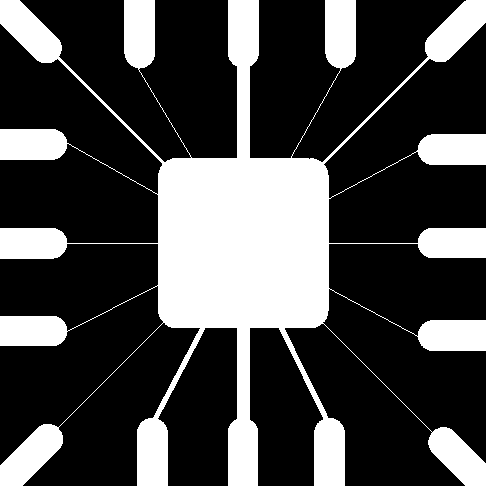
%> input picture wire.bmp, 486 x 486 px
$ octave T51.m   (GNU Octave 9; MATLAB toolbox functions it lacks are replaced by stand-ins)
%> lines starting %> are read from the running program, lines starting %| are printed output that depends on the picture; in (x1, y1, x2, y2) boxes, pixels count from 0 and x2, y2 are one past the last pixel; in counts of white or black regions, pixels touching at a corner belong together; the program's own positions count from 1
I=imread('wire.bmp');
%> I is the input picture: size 486x486x3 uint8; 28.1% white; 1 white region, box (x1, y1, x2, y2) and area: (0, 0, 486, 486) 66259
b=zeros(486,486);b(1:486,1:486)=I(1:486,1:486);
BW1=edge(b,'roberts',0);
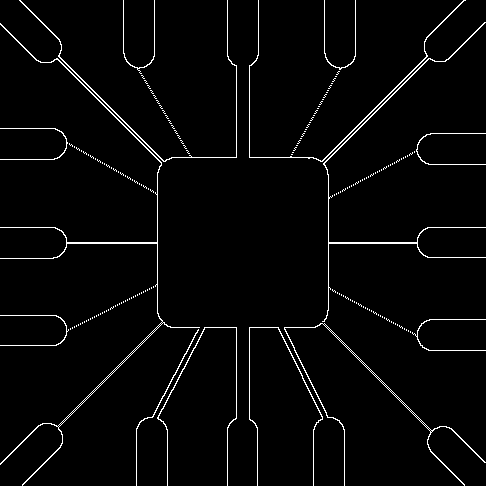
%> BW1: size 486x486 logical; 2.8% white in thin lines or dots
[BW1,thresh1]=edge(b,'roberts');
%> thresh1 = 65.97
figure;
%subplot(1,2,1);
imshow(BW1);
BW1=edge(b,'roberts',0.05);
figure;
%subplot(1,2,2);
imshow(BW1);

BW2=edge(b,'sobel');
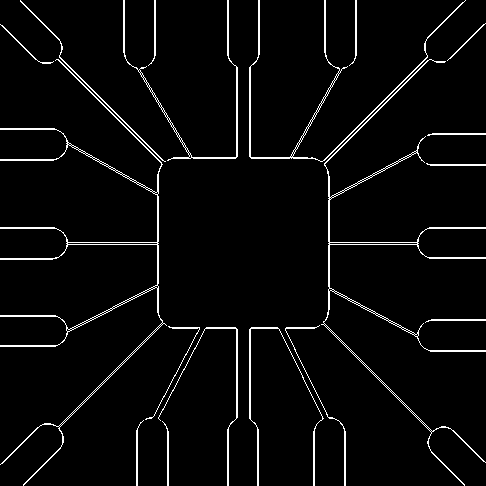
%> BW2: size 486x486 logical; 3.7% white in thin lines or dots
figure;
subplot(1,3,1);imshow(BW2);title('sobel检测');
[BW2,thresh2]=edge(b,'sobel');
%> thresh2 = 51.5
BW2=edge(b,'roberts',0.05,'horizontal');
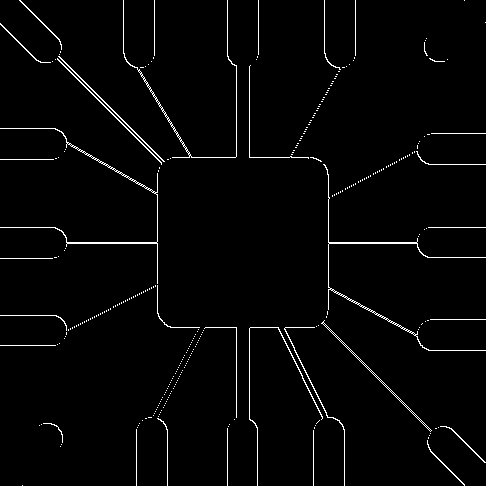
%> BW2: size 486x486 logical; 2.2% white in thin lines or dots
subplot(1,3,2);imshow(BW2);title('sobel水平检测');
BW2=edge(b,'roberts',0.05,'vertical');
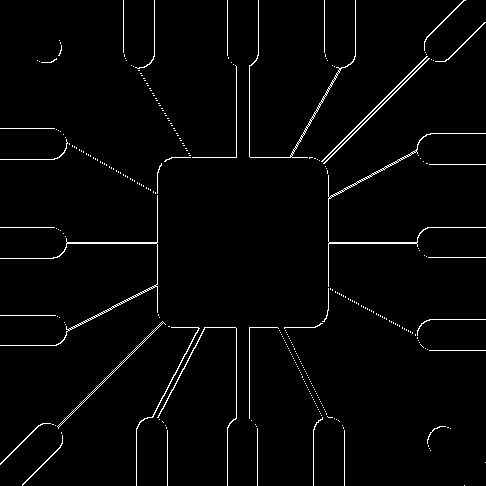
%> BW2: size 486x486 logical; 2.2% white in thin lines or dots
subplot(1,3,3);imshow(BW2);title('sobel垂直检测');

BW3=edge(b,'prewitt');
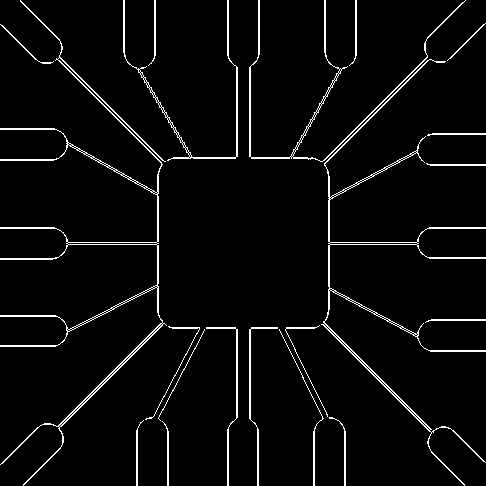
%> BW3: size 486x486 logical; 4% white in thin lines or dots
figure;
subplot(1,3,1);imshow(BW3);title('prewitt检测');
[BW3,thresh3]=edge(b,'prewitt');
%> thresh3 = 50.17
BW3=edge(b,'roberts',0.05,'horizontal');
subplot(1,3,2);imshow(BW3);title('prewitt水平检测');
BW3=edge(b,'prewitt',0.05,'vertical');
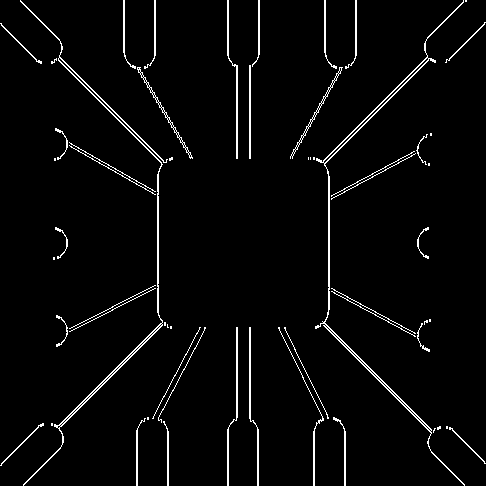
%> BW3: size 486x486 logical; 3.2% white in thin lines or dots
subplot(1,3,3);imshow(BW3);title('prewitt垂直检测');
